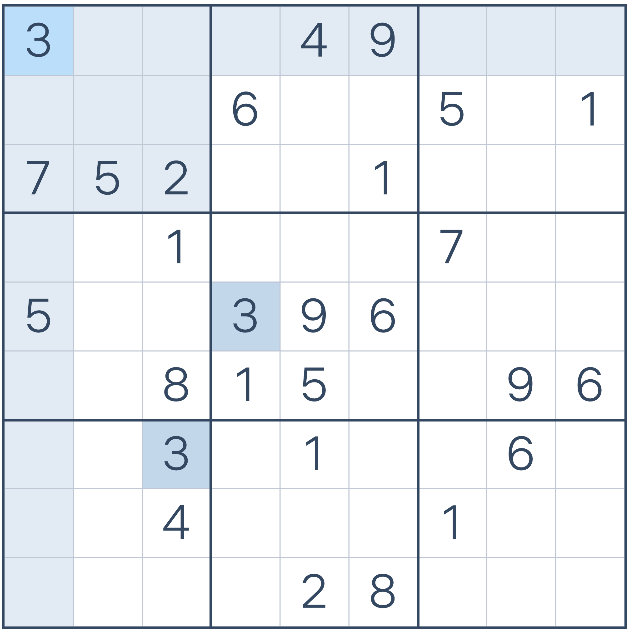
#> input picture sudoku.png, 632 x 629 px
$ python -i sudokusolver.py   (imports and definitions only)
#> lines starting #> are read from the running program, lines starting #| are printed output that depends on the picture
import time
import tkinter as tk

import cv2
import numpy as np
import os
from PIL import Image, ImageDraw, ImageFont

# ============================================================
# KONFIGURACJA
# ============================================================

#size of the final ss of a cell
TEMPLATE_SIZE = 40
CELL_SIZE = 60
BOARD_SIZE = CELL_SIZE * 9
ANIMATION_DELAY_MS = 40
MIN_ANIMATION_DELAY_MS = 1
MAX_ANIMATION_DELAY_MS = 300


# ============================================================
# WYKRYWANIE OBRAZU I ROZPOZNAWANIE CYFR
# ============================================================

#taking the numbers picture and creating a 40x40 template
#raw number -> snipping -> scaling -> centering -> 40x40
# [72 lines left out: functions normalize_digit, preprocess_cell, not called in this run]

#finding fonts on windows
def find_font_paths():
    possible_paths = [
        "C:/Windows/Fonts/arial.ttf",
        "C:/Windows/Fonts/calibri.ttf",
        "C:/Windows/Fonts/segoeui.ttf",
    ]

    return [path for path in possible_paths if os.path.exists(path)]

#creating templates for different sizes and fonts
def create_templates():
    font_paths = find_font_paths()

    if not font_paths:
        raise RuntimeError(
            "Nie znaleziono żadnego fontu. Dopisz ręcznie ścieżkę do fontu w find_font_paths()."
        )

    templates = {}

    for digit in "123456789":
        templates[int(digit)] = []

        for font_path in font_paths:
            for font_size in range(34, 48, 2):
                try:
                    font = ImageFont.truetype(font_path, font_size)
                except Exception:
                    continue

                temp_img = Image.new("L", (70, 70), 0)
                draw = ImageDraw.Draw(temp_img)

                bbox = draw.textbbox((0, 0), digit, font=font)
                text_w = bbox[2] - bbox[0]
                text_h = bbox[3] - bbox[1]

                for dx in [-1, 0, 1]:
                    for dy in [-1, 0, 1]:
                        img = Image.new("L", (70, 70), 0)
                        draw = ImageDraw.Draw(img)

                        x = (70 - text_w) // 2 - bbox[0] + dx
                        y = (70 - text_h) // 2 - bbox[1] + dy

                        draw.text((x, y), digit, font=font, fill=255)

                        arr = np.array(img)
                        normalized = normalize_digit(arr)

                        if normalized is not None:
                            templates[int(digit)].append(normalized)

    return templates

#comparing pictures
# [30 lines left out: functions similarity, recognize_digit, not called in this run]


def read_sudoku_from_image(image_path):
#> called with image_path = 'sudoku.png'
    image = cv2.imread(image_path)
#> image is the input picture: shape (629, 632, 3); mean B, G, R 243.2, 239.1, 235.2

    if image is None:
        raise ValueError("Nie udało się wczytać obrazka.")

    #we assume the ss is a sole playing field or close
    board = cv2.resize(image, (450, 450))
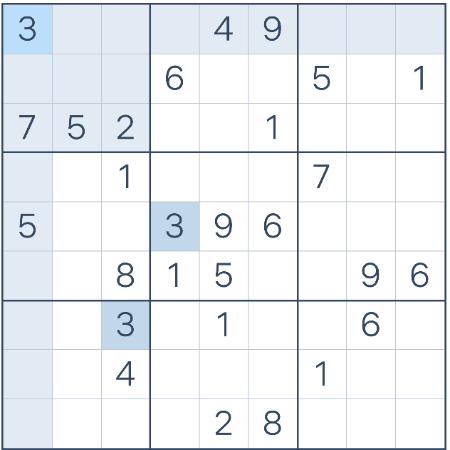
#> board: shape (450, 450, 3); mean B, G, R 243.3, 239.3, 235.3

    cell_size = 450 // 9

    templates = create_templates()

    array = [[0 for _ in range(9)] for _ in range(9)]
    line = ""

    for row in range(9):
        for col in range(9):
            x1 = col * cell_size
            y1 = row * cell_size
            x2 = x1 + cell_size
            y2 = y1 + cell_size

            cell = board[y1:y2, x1:x2]

            normalized_digit = preprocess_cell(cell)
            digit, score = recognize_digit(normalized_digit, templates)

            #if the propability is to low we treat the cell as empty
            if score < 0.45:
                digit = 0

            array[col][row] = digit
            line += str(digit)

    return array, line


# ============================================================
# FUNKCJE POMOCNICZE DO WYPISYWANIA I KOPIOWANIA PLANSZY
# ============================================================

# [19 lines left out: function print_sudoku, not called in this run]


def copy_board(board):
    return [column[:] for column in board]


# ============================================================
# ALGORYTM BACKTRACKING
# ============================================================

# [81 lines left out: functions find_empty_cell, can_place, solve_sudoku_steps, solve_sudoku, print_solved_sudoku, not called in this run]


# ============================================================
# WYSWIETLANIE OKNA APLIKACJI I ANIMACJA ROZWIAZYWANIA
# ============================================================

class SudokuVisualizer:
    # [162 lines left out: functions __init__, draw_board, set_cell, get_delay, animate, not called in this run]

    def run(self):
        self.root.mainloop()


# ============================================================
# URUCHOMIENIE PROGRAMU
# ============================================================

# [13 lines left out: function main, not called in this run]


# [2 lines not run here, left out]

#> (the run stopped early here; a loop or call above may not have finished)
